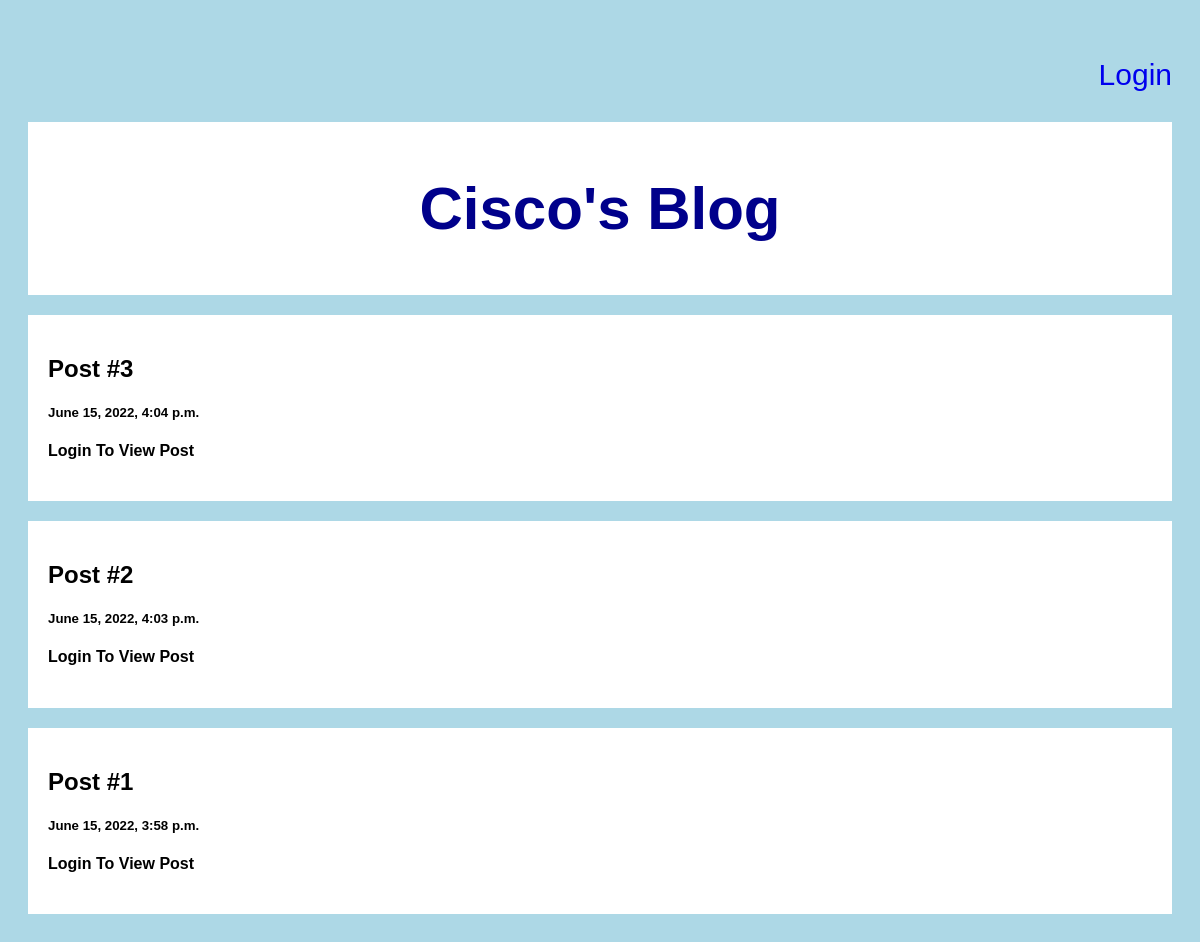
The page / on the database its author committed.
### post/models.py (models this page shows)
class Post(models.Model):
    title = models.CharField(max_length=100)
    body = models.CharField(max_length=1000000)
    created_at = models.DateTimeField(default=datetime.now, blank=True)

### post/views.py (the view)
# urls.py: path('', views.index, name='index'),
def index(request):
    posts = Post.objects.all()
    return render(request, 'index.html', {"posts": posts})

### templates/index.html (shortened to what this page needs)
<!DOCTYPE html>
<html>
<head>
</head>
<body>
<div class="status">
    {% if user.is_authenticated %}
        <p>
            <a style="text-decoration: none" href="logout">Logout</a>
        </p>
    {% else %}
        <p>
            <a style="text-decoration: none" href="login">Login</a>
        </p>
    {% endif %}
</div>
<div class="title">
    <h2>Cisco's Blog</h2>
</div>
<div class="row">
    <div class="leftcolumn">
        {% for post in posts reversed %}
            <div class="card">
                {% if user.is_authenticated %}
                    <a style="text-decoration: none; color: darkblue;" href="/post/{{ post.id }}">
                        <h2>{{ post.title }}</h2>
                        <h5>{{ post.created_at }}</h5>
                        <p>{{ post.body|truncatewords:20 }}</p>
                    </a>
                    {% else %}
                        <h2>Post #{{ post.id }}</h2>
                        <h5>{{ post.created_at }}</h5>
                        <h4>Login To View Post</h4>
                {% endif %}
            </div>
        {% endfor %}
    </div>
</div>
</body>
</html>

### templates/index.html (style rules this page uses)
* { box-sizing: border-box; }
body { font-family: Arial; padding: 20px; background: lightblue; }
.title { padding: 2px; font-size: 40px; text-align: center; background: white; color: darkblue; }
.status { text-align: right; font-size: 30px; }
.leftcolumn { float: left; width: 100%; }
.card { background-color: white; padding: 20px; margin-top: 20px; }
.row:after { content: ""; display: table; clear: both; }

### rows shown on the page
Post: id "3", created_at "June 15, 2022, 4:04 p.m."
Post: id "2", created_at "June 15, 2022, 4:03 p.m."
Post: id "1", created_at "June 15, 2022, 3:58 p.m."
